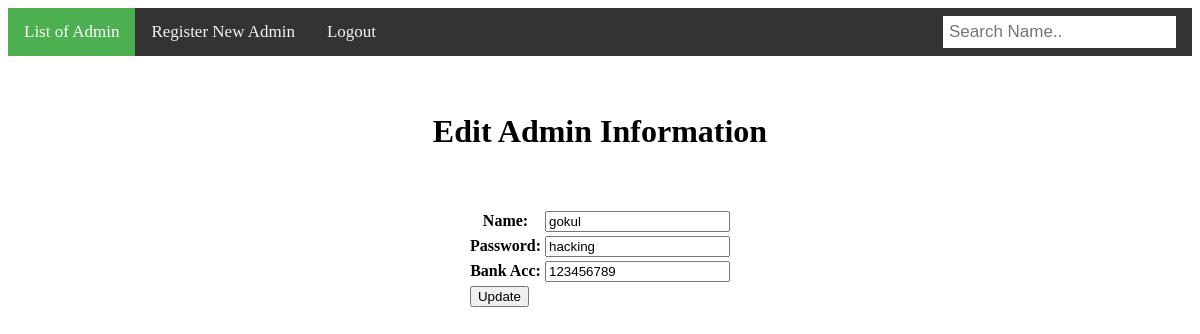
Page /edit.php?id=2 on the committed database.
### tables this page shows
CREATE TABLE `tbl_user` (
  `user_id` int(11) NOT NULL,
  `user_uname` varchar(255) NOT NULL,
  `user_password` varchar(255) NOT NULL,
  `user_bankaccount` varchar(16) DEFAULT NULL
);

### edit.php (the view, shortened to what this page needs)
<?php
include 'adminconnect.php';
    $sql = "SELECT * FROM tbl_user WHERE `user_id` = '{$_GET['id']}'";
    $query=mysqli_query($con, $sql);
    $row = mysqli_fetch_array($query);
?>
<!DOCTYPE html>
<html>
    <body>
        <center>
            <h1>Edit Admin Information</h1>
        <form action="" method="get">
            <table>
                <tr>
                    <th>Name: </th>
                    <td><input type="text" name="name" value="<?php echo $name = $row['user_uname']; ?>"></td>
                </tr>
                <br>
                <tr>
                    <th>Password: </th>
                    <td><input type="text" name="password" value="<?php echo $password = $row['user_password']; ?>"></td>
                </tr>
                <br>
                <tr>
                    <th>Bank Acc: </th>
                    <td><input type="number" name="bankacc" value="<?php echo $bankacc = $row['user_bankaccount']; ?>"></td>
                </tr>
                <tr>
                    <center><td><button type="submit" name="update">Update</button></td></center>
                </tr>
            </table>
        </form>
        </center>
    </body>
</html>

### rows in the picture
tbl_user: name "gokul", password "hacking", bankacc "123456789"
